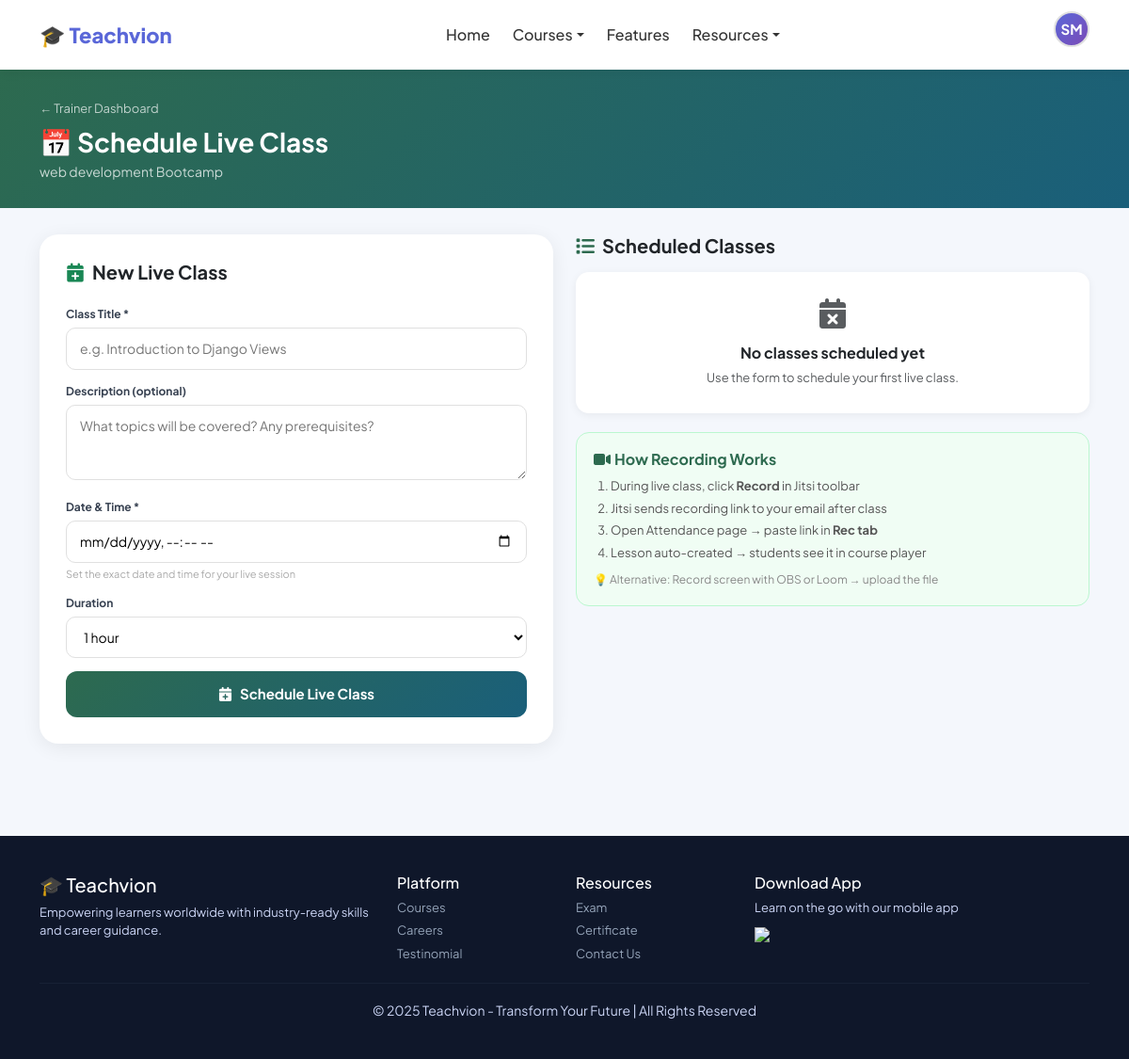
/trainer/course/1/schedule/ (signed in), run on the app's committed database.
### accounts/models.py (models this page shows, shortened)
class CustomUser(AbstractUser):
    ROLE_CHOICES = [
        ('student', 'Student'),
        ('trainer', 'Trainer'),
        ('admin', 'Admin'),
    ]
    email = models.EmailField(unique=True)
    role = models.CharField(max_length=10, choices=ROLE_CHOICES, default='student')
    phone = models.CharField(max_length=15, blank=True)
    profile_pic = models.ImageField(upload_to='profiles/', blank=True, null=True)
    bio = models.TextField(blank=True)
    created_at = models.DateTimeField(auto_now_add=True)
    USERNAME_FIELD = 'email'
    REQUIRED_FIELDS = ['username', 'first_name', 'last_name']
    def get_dashboard_url(self):
        urls = {
            'student': '/dashboard/student/',
            'trainer': '/dashboard/trainer/',
            'admin':   '/dashboard/admin/',
        }
        return urls.get(self.role, '/')

### courses/models.py (models this page shows, shortened)
class Course(models.Model):
    CATEGORY_CHOICES = [
        ('web', 'Web Development'),
        ('java', 'Java Full Stack'),
        ('python', 'Python Full Stack'),
        ('data', 'Data Analytics'),
        ('ai', 'AI/ML'),
        ('accounting', 'Accounting & Finance'),
        ('business', 'Business Management'),
        ('diet', 'Diet & Nutrition'),
        ('computer_science', 'Computer Science'),
    ]
    trainer = models.ForeignKey(
        settings.AUTH_USER_MODEL,
        on_delete=models.SET_NULL,
        null=True, blank=True,
        related_name='courses_taught',
        limit_choices_to={'role': 'trainer'}
    )
    title = models.CharField(max_length=200)
    description = models.TextField()
    category = models.CharField(max_length=20, choices=CATEGORY_CHOICES)
    price = models.DecimalField(max_digits=10, decimal_places=2)
    thumbnail = models.ImageField(upload_to='course_thumbnails/', blank=True, null=True)
    badge = models.CharField(max_length=50, blank=True)
    is_active = models.BooleanField(default=True)
    created_at = models.DateTimeField(auto_now_add=True)
    updated_at = models.DateTimeField(auto_now=True)

### liveclasses/views.py (the view, shortened to what this page needs)
# urls.py: path('trainer/course/<int:course_id>/schedule/',     views.schedule_live_class_view,  name='schedule_live_class'),
@login_required
def schedule_live_class_view(request, course_id):
    if request.user.role not in ('trainer', 'admin'):
        messages.error(request, "Access denied.")
        return redirect('index')
    course = get_object_or_404(Course, id=course_id)
    if request.user.role == 'trainer' and course.trainer != request.user:
        messages.error(request, "This is not your course.")
        return redirect('trainer_dashboard')
    upcoming = LiveClass.objects.filter(
        course=course, is_active=True,
        scheduled_at__gte=timezone.now()
    ).order_by('scheduled_at')
    return render(request, 'schedule.html', {
        'course': course, 'upcoming': upcoming
    })

### liveclasses/templates/schedule.html (shortened to what this page needs)
{% extends 'base.html' %}
{% block content %}
<div class="page-hero">
  <div class="container">
    <a href="{% url 'trainer_dashboard' %}" style="color:rgba(255,255,255,.7);font-size:13px;text-decoration:none;">
      ← Trainer Dashboard
    </a>
    <h3 class="fw-bold mt-2 mb-1">📅 Schedule Live Class</h3>
    <p class="mb-0 opacity-75" style="font-size:14px;">{{ course.title }}</p>
  </div>
</div>
<div class="container pb-5">
  <div class="row g-4">
    <div class="col-lg-6">
      <div class="form-card">
        <h5 class="fw-bold mb-4">
          <i class="fas fa-calendar-plus me-2 text-success"></i>New Live Class
        </h5>
        <form method="post">
          <label class="field-label">Class Title *</label>
          <input class="field-input" type="text" name="title" required
                 placeholder="e.g. Introduction to Django Views">
          <label class="field-label">Description (optional)</label>
          <textarea class="field-input" name="description"
                    placeholder="What topics will be covered? Any prerequisites?"></textarea>
          <label class="field-label">Date & Time *</label>
          <input class="field-input" type="datetime-local" name="scheduled_at" required>
          <div style="font-size:11px;color:#aaa;margin-top:-10px;margin-bottom:14px;">
            Set the exact date and time for your live session
          </div>
          <label class="field-label">Duration</label>
          <select class="field-input" name="duration_mins">
            <option value="60" selected>1 hour</option>
          </select>
          <button type="submit" class="submit-btn">
            <i class="fas fa-calendar-plus me-2"></i>Schedule Live Class
          </button>
        </form>
      </div>
    </div>
    <div class="col-lg-6">
      <h5 class="fw-bold mb-3">
        <i class="fas fa-list me-2" style="color:#2d6a4f;"></i>Scheduled Classes
      </h5>
      {% if upcoming %}
        {% for lc in upcoming %}
        <div class="scheduled-card
          {% if lc.is_live_now %}is-live
          {% elif lc.has_ended %}is-ended
          {% endif %}">
          <div style="flex:1;">
            <div style="font-weight:700;font-size:14px;color:#1a2c3e;">{{ lc.title }}</div>
            <div style="font-size:12px;color:#64748b;margin-top:3px;">
              <i class="fas fa-calendar me-1"></i>{{ lc.scheduled_at|date:"d M Y" }}
              &nbsp;·&nbsp;
              <i class="fas fa-clock me-1"></i>{{ lc.scheduled_at|time:"H:i" }}
              &nbsp;·&nbsp;
              {{ lc.duration_mins }} min
            </div>
            <div class="mt-2">
              {% if lc.recording_status == 'added' %}
                <span class="rec-pill added">✅ Recording added to course</span>
              {% elif lc.recording_status == 'ready' %}
                <span class="rec-pill">📹 Recording saved</span>
              {% elif lc.recording_status == 'recording' %}
                <span class="rec-pill">🔴 Currently recording</span>
              {% endif %}
            </div>
          </div>
          <div class="d-flex gap-2 align-items-center flex-wrap">
            {% if lc.is_live_now %}
              <span class="status-pill pill-live">🔴 LIVE</span>
              <a href="{% url 'join_live_class' lc.id %}"
                 class="btn btn-sm btn-success rounded-pill" style="font-size:12px;">
                Join Now
              </a>
            {% elif lc.has_ended %}
              <span class="status-pill pill-ended">Ended</span>
            {% else %}
              <span class="status-pill pill-upcoming">Upcoming</span>
            {% endif %}
            <a href="{% url 'attendance_detail' lc.id %}"
               class="btn btn-sm btn-outline-secondary rounded-pill" style="font-size:12px;">
              <i class="fas fa-clipboard-list me-1"></i>Attendance
            </a>
          </div>
        </div>
        {% endfor %}
      {% else %}
        <div style="background:white;border-radius:14px;padding:28px;text-align:center;box-shadow:0 2px 10px rgba(0,0,0,.06);">
          <i class="fas fa-calendar-times fa-2x text-muted mb-3"></i>
          <h6 class="fw-bold mb-2">No classes scheduled yet</h6>
          <p class="text-muted mb-0" style="font-size:13px;">
            Use the form to schedule your first live class.
          </p>
        </div>
      {% endif %}
      <div style="background:#f0fdf4;border-radius:14px;padding:18px;margin-top:20px;border:1px solid #bbf7d0;">
        <h6 class="fw-bold mb-2" style="color:#2d6a4f;">
          <i class="fas fa-video me-1"></i>How Recording Works
        </h6>
        <ol style="font-size:13px;color:#555;margin:0;padding-left:18px;line-height:1.8;">
          <li>During live class, click <strong>Record</strong> in Jitsi toolbar</li>
          <li>Jitsi sends recording link to your email after class</li>
          <li>Open Attendance page → paste link in <strong>Rec tab</strong></li>
          <li>Lesson auto-created → students see it in course player</li>
        </ol>
        <div style="font-size:12px;color:#888;margin-top:8px;">
          💡 Alternative: Record screen with OBS or Loom → upload the file
        </div>
      </div>
    </div>
  </div>
</div>
{% endblock %}

### courses/templates/base.html (shortened to what this page needs)
{% load static %}
<!DOCTYPE html>
<html lang="en">
<head>
  <link rel="stylesheet" href="{% static 'css/style.css' %}">
  <link href="https://cdn.jsdelivr.net/npm/bootstrap@5.3.0/dist/css/bootstrap.min.css" rel="stylesheet">
  <link rel="stylesheet" href="https://cdnjs.cloudflare.com/ajax/libs/font-awesome/6.4.0/css/all.min.css">
</head>
<body>
<nav class="navbar navbar-expand-lg">
  <div class="container">
    <a class="logo" href="{% url 'index' %}">🎓 Teachvion</a>
    <div class="collapse navbar-collapse justify-content-center" id="navbarMain">
      <ul class="navbar-nav">
        <li class="nav-item"><a class="nav-link" href="{% url 'index' %}">Home</a></li>
        <li class="nav-item dropdown">
          <a class="nav-link dropdown-toggle" href="#" data-bs-toggle="dropdown">Courses</a>
        </li>
        <li class="nav-item"><a class="nav-link" href="#Features">Features</a></li>
        <li class="nav-item dropdown">
          <a class="nav-link dropdown-toggle" href="#" data-bs-toggle="dropdown">Resources</a>
        </li>
      </ul>
    </div>
    <div class="d-flex align-items-center gap-2">
      {% if user.is_authenticated %}
        <div class="dropdown profile-dropdown">
          <div class="profile-avatar dropdown-toggle" data-bs-toggle="dropdown">
            {% if user.profile_pic %}
              <img src="{{ user.profile_pic.url }}" alt="Profile">
            {% else %}
              {{ user.first_name|first|upper }}{{ user.last_name|first|upper }}
            {% endif %}
          </div>
        </div>
      {% else %}
        <a href="{% url 'login' %}" class="btn btn-login">Log in</a>
        <a href="{% url 'register' %}" class="btn btn-signup">Sign up</a>
      {% endif %}
    </div>
  </div>
</nav>
{% block content %}{% endblock %}
<footer class="footer">
  <div class="container">
    <div class="row">
      <div class="col-md-4">
        <h5>🎓 Teachvion</h5>
        <p>Empowering learners worldwide with industry-ready skills and career guidance.</p>
      </div>
      <div class="col-md-2">
        <h6>Platform</h6>
        <p><a href="{% url 'index' %}#courses">Courses</a></p>
        <p><a href="{% url 'index' %}#jobs">Careers</a></p>
        <p><a href="{% url 'index' %}#testinomial">Testinomial</a></p>
      </div>
      <div class="col-md-2">
        <h6>Resources</h6>
        <p><a href="{% url 'exam' %}">Exam</a></p>
        <p><a href="{% url 'certificate' %}">Certificate</a></p>
        <p><a href="#contact">Contact Us</a></p>
      </div>
      <div class="col-md-4">
        <h6>Download App</h6>
        <p>Learn on the go with our mobile app</p>
        <img src="https://upload.wikimedia.org/wikipedia/commons/7/78/Google_Play_Store_badge_EN.svg" width="130">
      </div>
    </div>
    <hr>
    <div class="text-center">
      <small>© 2025 Teachvion - Transform Your Future | All Rights Reserved</small>
    </div>
  </div>
</footer>
</body>
</html>

### static/css/style.css (style rules this page uses)
:root { --primary: #5a67d8; --primary-dark: #4c56c0; --accent: #7b4bb7; --success: #2d6a4f; --bg: #f4f7f6; --text: #1a1a2e; }
* { font-family: 'Plus Jakarta Sans', 'Segoe UI', sans-serif; box-sizing: border-box; }
body { background: var(--bg); margin: 0; color: var(--text); }
.navbar { background: white; padding: 12px 0; box-shadow: 0 2px 12px rgba(0, 0, 0, 0.07); position: sticky; top: 0; z-index: 1000; }
.logo { font-size: 22px; font-weight: 800; color: var(--primary); text-decoration: none; }
.nav-link { color: #333 !important; font-weight: 500; margin: 0 4px; transition: color 0.2s; }
.footer { background: #0f172a; color: #cbd5f5; padding: 40px 0; margin-top: 50px; }
.footer h5, .footer h6 { color: white; }
.footer p { font-size: 13px; margin: 5px 0; }
.footer a { color: #94a3b8; text-decoration: none; font-size: 13px; }
.footer hr { border-color: #334155; }
.profile-avatar { width: 38px; height: 38px; border-radius: 50%; background: linear-gradient(135deg, var(--primary), var(--accent)); color: white; font-weight: 700; font-size: 15px; display: flex; align-items: center; justify-content: center; cursor: pointer; border: 2px solid #e0e0e0; }
body { background: url('https://images.unsplash.com/photo-1600585154731-9d8e469e2b01?ixlib=rb-4.0.3&auto=format&fit=crop&w=1350&q=80') no-repeat center center fixed; background-size: cover; }
body { background: #f4f7f6; }
.field-label { font-size: 12px; font-weight: 700; color: #374151; margin-bottom: 5px; display: block; }
.field-input { width: 100%; padding: 10px 14px; border: 1.5px solid #e0e0e0; border-radius: 10px; font-size: 14px; outline: none; transition: .2s; margin-bottom: 12px; font-family: inherit; }
.profile-avatar { width: 90px; height: 90px; border-radius: 50%; background: linear-gradient(135deg,#1a5f7a,#2d6a4f); color: white; font-size: 32px; font-weight: 800; display: flex; align-items: center; justify-content: center; margin: 0 auto 12px; position: relative; }
.submit-btn { background: #2c6e3c; color: white; border: none; padding: 9px 22px; border-radius: 30px; font-weight: 600; font-size: 13px; cursor: pointer; transition: .2s; }
body { background: #f4f7fc; }
.page-hero { background: linear-gradient(135deg,#1a5f7a,#2d6a4f); color:white; padding:32px 0; margin-bottom:32px; }
.field-label { font-size:12px; font-weight:700; color:#374151; margin-bottom:5px; display:block; }
.field-input { width:100%; padding:11px 14px; border:1.5px solid #e0e0e0; border-radius:10px; font-size:14px; outline:none; transition:.2s; margin-bottom:14px; font-family:inherit; }
textarea.field-input { resize:vertical; min-height:120px; }
.submit-btn { width:100%; padding:14px; background:linear-gradient(135deg,#5a67d8,#7b4bb7); color:white; border:none; border-radius:12px; font-size:15px; font-weight:700; cursor:pointer; transition:.2s; }
.page-hero { background:linear-gradient(135deg,#1a2c3e,#1e3c72); color:white; padding:32px 0; margin-bottom:28px; }
.page-hero { background:linear-gradient(135deg,#0f172a,#1a2c3e); color:white; padding:28px 0; margin-bottom:28px; }
.field-input { width:100%; padding:11px 14px; border:1.5px solid #e0e0e0; border-radius:10px; font-size:14px; outline:none; transition:.2s; margin-bottom:14px; font-family:inherit; background:white; }

### courses/templates/base.html (style rules this page uses)
:root { --primary: #5a67d8; --primary-dark: #4c56c0; --accent: #7b4bb7; --success: #2d6a4f; --bg: #f4f7f6; }
* { font-family: 'Plus Jakarta Sans', sans-serif; }
body { background: var(--bg); margin: 0; }
.navbar { background: white; padding: 12px 0; box-shadow: 0 2px 12px rgba(0,0,0,0.07); position: sticky; top: 0; z-index: 1000; }
.logo { font-size: 22px; font-weight: 800; color: var(--primary); text-decoration: none; }
.nav-link { color: #333 !important; font-weight: 500; margin: 0 4px; }
.profile-dropdown .dropdown-toggle::after { display: none; }
.profile-avatar { width: 38px; height: 38px; border-radius: 50%; background: linear-gradient(135deg, var(--primary), var(--accent)); color: white; font-weight: 700; font-size: 15px; display: flex; align-items: center; justify-content: center; cursor: pointer; border: 2px solid #e0e0e0; }
.footer { background: #0f172a; color: #cbd5f5; padding: 40px 0; margin-top: 50px; }
.footer h5, .footer h6 { color: white; }
.footer p, .footer a { font-size: 13px; margin: 5px 0; }
.footer a { color: #94a3b8; text-decoration: none; }
.footer hr { border-color: #334155; }

### data on the page
CustomUser: first_name|first "S", last_name|first "M"
Course: title "web development Bootcamp"
